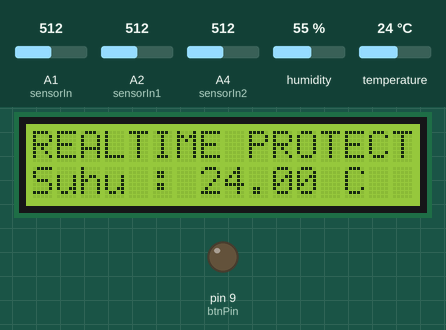
A sketch run on a simulated Arduino Leonardo, built with avr-gcc and run on an emulated ATmega32U4. Parts: 16×2 character LCD, output pins drawn as LEDs (lit = HIGH). The inputs (shaded band) are chosen by the test bench; at power-on: temperature 24 °C, A1 (sensorIn) = 512, A2 (sensorIn1) = 512, A4 (sensorIn2) = 512, humidity 55 %. WiFi joins after 1.5 s; servers stay silent unless stated; what the sketch prints to the serial monitor is not drawn.

Above: at 3.1 s.
3.2 s: temperature set to 33 °C
At 7.2 s:
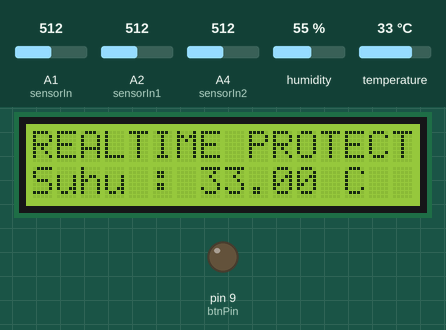
7.5 s: temperature set to 36 °C
At 14.7 s:
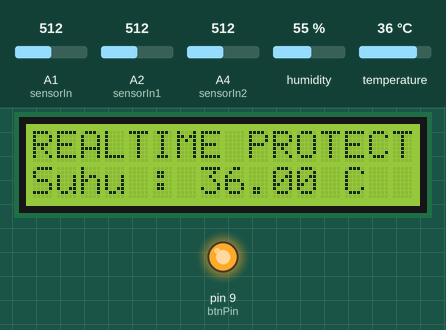
15.6 s: temperature set to 12 °C
At 19.6 s:
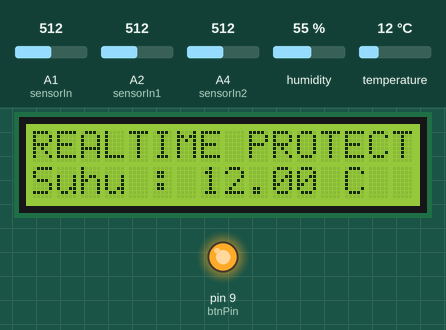
Timing chart, 0 to 21.1 s (numbered marks = the images above; inputs shaded):
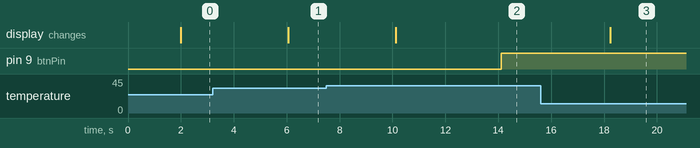

Measured:
- the behaviour switches between 34 and 35 °C on temperature (found by bisection; images 1 and 2)
- after the input at 3.2 s, the display: changes after 2.9 s (image 1)
- after the input at 7.5 s, pin 9 (btnPin): LOW → HIGH after 6.6 s; the display: changes after 2.6 s (image 2)
- after the input at 15.6 s, the display: changes after 2.6 s (image 3)

The sketch:

arduinoiot.ino
```cpp
#define BLYNK_PRINT Serial

#include <Wire.h>
#include <LiquidCrystal_I2C.h> // Library untuk LCD
#include <ESP8266_Lib.h> // Library Modul ESP
#include <BlynkSimpleShieldEsp8266.h> // Library untuk Aplikasi Blynk
#include <DHT.h>

LiquidCrystal_I2C lcd(0x27, 16, 2);

// Copy Paste Kode Autentifikasi yang terdapat di blynk apps ke Char Auth.
// Setiap pembuatan project baru akan memdapatkan kode autentifikasi baru juga.
char auth[] = "9aHYreBZwUfxwKnwzWN6TvFpjpmzK6XO";

// Buat wifi dengan menggunakan Smartphone sebagai media transfer data.
char ssid[] = "namawifi";
char pass[] = "katasandiwifi";

// Untuk Hardware Mega, Leonardo, dan Micro menggunakan....
#define EspSerial Serial1

// Sedangkan untuk Uno dan Nano menggunakan...
//#include <SoftwareSerial.h>
//SoftwareSerial EspSerial(2, 3); // RX, TX

//ESP8266 baud rate:
#define ESP8266_BAUD 115200

ESP8266 wifi(&EspSerial);

#define DHTPIN 8          // Pin sensor yang dikoneksikan ke mikro (menggunakan pin digital 1-53)


#define DHTTYPE DHT11     // untuk tipe sensor DHT 11
//#define DHTTYPE DHT22   // DHT 22, AM2302, AM2321
//#define DHTTYPE DHT21   // DHT 21, AM2301

DHT dht(DHTPIN, DHTTYPE);
BlynkTimer timer;


void sendSensor()
{
  float h = dht.readHumidity();
  float t = dht.readTemperature(); // atau dht.readTemperature(true) untuk menampilkan temperatur dalam skala Fahrenheit

  if (isnan(h) || isnan(t)) {
    Serial.println("Sensor DHT gagal membaca!");
    return;

  }

  Blynk.virtualWrite(V5, h);
  Blynk.virtualWrite(V6, t); // Menampilkan hasil pengukuran suhu pad Virtual 6 aplikasi Blynk
}
const int sensorIn = A1; // menyambungkan sensor arus 1 pada pin A1 mikrokontroller
int mVperAmp = 100; // gunakan 100 untuk modul tipe 20A dan 66 untuk modul tipe 30A

double Voltage = 0;
double VRMS = 0;
double AmpsRMS = 0;

SimpleTimer timer0;

void readACS712() {
 Voltage = getVPP();
 VRMS = (Voltage/2.0) *0.707;
 AmpsRMS = (VRMS * 1000)/mVperAmp;
 Serial.print(AmpsRMS);
 Serial.println(" Amps RMS");
 Blynk.virtualWrite(V13, AmpsRMS); // menampilkan hasil pengukuran sensor arus pada virtual 13 aplikasi blynk
}

const int sensorIn1 = A2; // menyambungkan sensor arus 2 pada pin A2 Mikrokontroller
int mVperAmp1 = 100; // gunakan 100 untuk modul tipe 20A dan 66 untuk modul tipe 30A

double Voltage1 = 0;
double VRMS1 = 0;
double AmpsRMS1 = 0;

SimpleTimer timer1;

void readACS712s() {
 Voltage1 = getVPP1();
 VRMS1 = (Voltage1/2.0) *0.707;
 AmpsRMS1 = (VRMS1 * 1000)/mVperAmp1;
 Serial.print(AmpsRMS1);
 Serial.println(" Amps RMS");
 Blynk.virtualWrite(V12, AmpsRMS1); // menampilkan hasil pengukuran sensor arus pada virtual 12 aplikasi blynk
 pinMode(sensorIn1, INPUT);
}

const int sensorIn2 = A4; // menyambungkan sensor arus 3 pada pin A4 mikrokontroler
int mVperAmp2 = 100; // gunakan 100 untuk modul tipe 20A dan 66 untuk modul tipe 30A

double Voltage2 = 0;
double VRMS2 = 0;
double AmpsRMS2 = 0;

SimpleTimer timer2;

void readACS712t() {
 Voltage2 = getVPP2();
 VRMS2 = (Voltage2/2.0) *0.707;
 AmpsRMS2 =(VRMS2 * 1000)/mVperAmp2;
 Serial.print(AmpsRMS2);
 Serial.println(" Amps RMS");
 Blynk.virtualWrite(V11, AmpsRMS2); // menampilkan hasil pengukuran sensor arus pada virtual 11 aplikasi blynk
 pinMode(sensorIn2, INPUT);
}


const int btnPin = 9; // Pengaruran Relay pemutus daya yang disambungkan dengan pin 9 mikrokontroller

WidgetLED led5(V3); // membuat tombol ON/OFF pada virtual 5 aplikasi Blynk


boolean btnState = false;
void buttonLedWidget()
{
  // Read button
  boolean isPressed = (digitalRead(btnPin) == LOW);

  // If state has changed...
  if (isPressed != btnState) {
    if (isPressed) {
      led5.on();
    } else {
      led5.off();
    }
    btnState = isPressed;
  }
}

const int TOMBOLEMERG=9;

void setup(){
 Serial.begin(9600);
  lcd.init();                      // initialize the lcd
  lcd.init();

  lcd.backlight();

  // Set ESP8266 baud rate
  EspSerial.begin(ESP8266_BAUD);
  delay(10);

  Blynk.begin(auth, wifi, ssid, pass);
  dht.begin();

  // Setup fungsi untuk memanggil data setiap 1 detik sekali
  timer.setInterval(1000L, sendSensor);
  timer0.setInterval(1000L, readACS712);
  timer1.setInterval(1000L, readACS712s);
  timer2.setInterval(1000L, readACS712t);

pinMode(TOMBOLEMERG, OUTPUT);

}

void loop(){
 lcd.clear();
 float t = dht.readTemperature();

  lcd.setCursor(0,0);
  lcd.print("REALTIME PROTECT");
  lcd.setCursor(0,1);
  lcd.print("Suhu : ");
  lcd.print(t);
  lcd.print(" C");

  delay(1000);

 Blynk.run();
 timer.run();
 timer0.run();
 timer1.run();
 timer2.run();

if(t >=35 || AmpsRMS >=1.73 || AmpsRMS1>=1.73 || AmpsRMS2>=1.73){
  digitalWrite(btnPin, HIGH);
}
}


float getVPP()
{
  float result;

  int readValue;             //value read from the sensor
  int maxValue = 0;          // store max value here
  int minValue = 1024;          // store min value here

   uint32_t start_time = millis();
   while((millis()-start_time) < 1000) //sample for 1 Sec
   {
       readValue = analogRead(sensorIn);
       // see if you have a new maxValue
       if (readValue > maxValue)
       {
           /*record the maximum sensor value*/
           maxValue = readValue;
       }
       if (readValue < minValue)
       {
           /*record the maximum sensor value*/
           minValue = readValue;
       }
   }

   // Subtract min from max
   result = ((maxValue - minValue) * 5.0)/1024.0;

   return result;
 }

 float getVPP1()
{
  float result;

  int readValue;             //value read from the sensor
  int maxValue = 0;          // store max value here
  int minValue = 1024;          // store min value here

   uint32_t start_time = millis();
   while((millis()-start_time) < 1000) //sample for 1 Sec
   {
       readValue = analogRead(sensorIn1);
       // see if you have a new maxValue
       if (readValue > maxValue)
       {
           /*record the maximum sensor value*/
           maxValue = readValue;
       }
       if (readValue < minValue)
       {
           /*record the maximum sensor value*/
           minValue = readValue;
       }
   }

   // Subtract min from max
   result = ((maxValue - minValue) * 5.0)/1024.0;

   return result;
 }

 float getVPP2()
{
  float result;

  int readValue;             //value read from the sensor
  int maxValue = 0;          // store max value here
  int minValue = 1024;          // store min value here

   uint32_t start_time = millis();
   while((millis()-start_time) < 1000) //sample for 1 Sec
   {
       readValue = analogRead(sensorIn2);
       // see if you have a new maxValue
       if (readValue > maxValue)
       {
           /*record the maximum sensor value*/
           maxValue = readValue;
       }
       if (readValue < minValue)
       {
           /*record the maximum sensor value*/
           minValue = readValue;
       }
   }

   // Subtract min from max
   result = ((maxValue - minValue) * 5.0)/1024.0;

   return result;
 }
```
